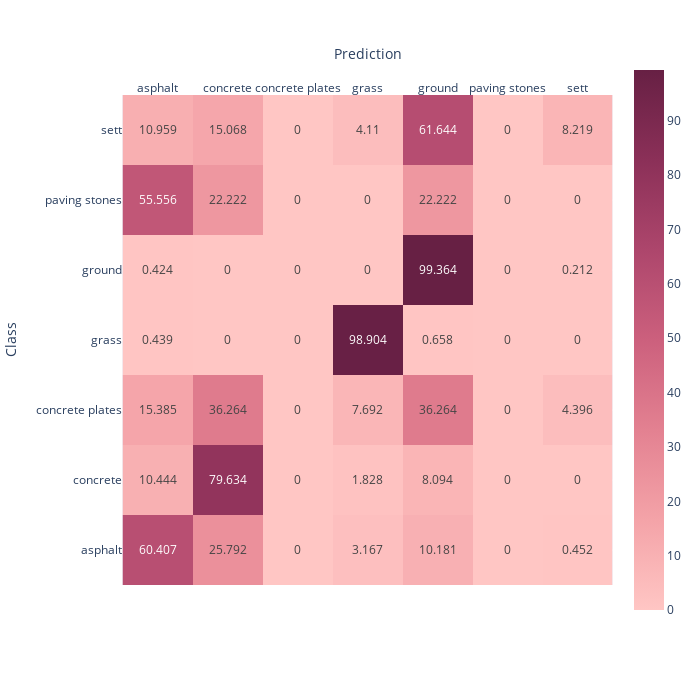

Here is the notebook cell this chart was saved with:
### Code cell
fig = px.imshow(c_mat,
                labels=dict(x="Prediction", y="Class"),
                x=available_classes_r,
                y=available_classes_r,
                text_auto=True, 
            #    aspect="auto",
                color_continuous_scale=px.colors.sequential.Burg,
                width=700,
                height=700,
               )
fig.update_xaxes(side="top")

fig['layout']['xaxis']['autorange'] = "reversed"

fig.show()

### Figure 1 — Plotly figure (JSON) as saved in the notebook; plotly's stock layout.template omitted (floating-point values rounded to 4 significant figures)
{"data": [{"coloraxis": "coloraxis", "hovertemplate": "Prediction: %{x}<br>Class: %{y}<br>color: %{z}<extra></extra>", "name": "0", "texttemplate": "%{z}", "type": "heatmap", "x": ["sett", "paving stones", "ground", "grass", "concrete plates", "concrete", "asphalt"], "xaxis": "x", "y": ["sett", "paving stones", "ground", "grass", "concrete plates", "concrete", "asphalt"], "yaxis": "y", "z": [[8.219, 0, 61.64, 4.11, 0, 15.07, 10.96], [0, 0, 22.22, 0, 0, 22.22, 55.56], [0.212, 0, 99.36, 0, 0, 0, 0.424], [0, 0, 0.658, 98.9, 0, 0, 0.439], [4.396, 0, 36.26, 7.692, 0, 36.26, 15.38], [0, 0, 8.094, 1.828, 0, 79.63, 10.44], [0.452, 0, 10.18, 3.167, 0, 25.79, 60.41]]}], "layout": {"coloraxis": {"colorscale": [[0, "rgb(255, 198, 196)"], [0.1667, "rgb(244, 163, 168)"], [0.3333, "rgb(227, 129, 145)"], [0.5, "rgb(204, 96, 125)"], [0.6667, "rgb(173, 70, 108)"], [0.8333, "rgb(139, 48, 88)"], [1, "rgb(103, 32, 68)"]]}, "height": 700, "margin": {"t": 60}, "width": 700, "xaxis": {"anchor": "y", "autorange": "reversed", "constrain": "domain", "domain": [0, 1], "scaleanchor": "y", "side": "top", "title": {"text": "Prediction"}}, "yaxis": {"anchor": "x", "autorange": "reversed", "constrain": "domain", "domain": [0, 1], "title": {"text": "Class"}}}}
